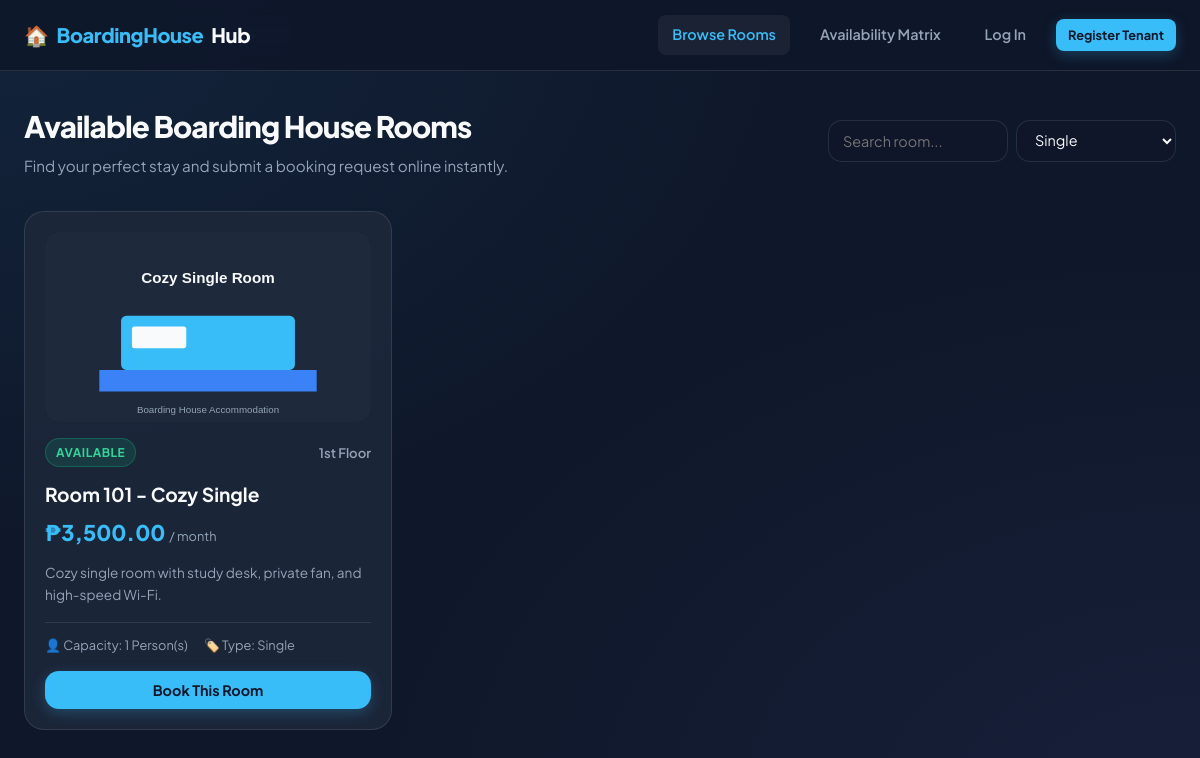
The page /index.php?type=Single on the database its author committed.
### tables this page shows
CREATE TABLE IF NOT EXISTS `rooms` (
    `id` INT AUTO_INCREMENT PRIMARY KEY,
    `name` VARCHAR(100) NOT NULL,
    `type` VARCHAR(50) NOT NULL,
    `price` DECIMAL(10,2) NOT NULL,
    `capacity` INT NOT NULL DEFAULT 1,
    `floor` VARCHAR(20) DEFAULT '1st Floor',
    `status` ENUM('Available', 'Occupied', 'Maintenance') DEFAULT 'Available',
    `image` VARCHAR(255) NULL,
    `description` TEXT,
    `created_at` TIMESTAMP DEFAULT CURRENT_TIMESTAMP
);

### config.php (called while the page is built, shortened)
<?php
function e($string)
{
    return htmlspecialchars($string ?? '', ENT_QUOTES, 'UTF-8');
}
function formatMoney($amount)
{
    return '₱' . number_format((float) $amount, 2);
}

### index.php (the view, shortened to what this page needs)
<?php
require_once __DIR__ . '/config.php';
$pdo = getDB();
$typeFilter = $_GET['type'] ?? '';
$searchQuery = trim($_GET['q'] ?? '');
$sql = "SELECT * FROM `rooms` WHERE 1=1";
$params = [];
if ($typeFilter !== '') {
    $sql .= " AND LOWER(`type`) = ?";
    $params[] = strtolower($typeFilter);
}
$sql .= " ORDER BY `id` DESC";
$stmt = $pdo->prepare($sql);
$stmt->execute($params);
$rooms = $stmt->fetchAll();
include __DIR__ . '/includes/header.php';
include __DIR__ . '/includes/navbar.php';
?>
<div class="container">
    <div class="page-header">
        <div>
            <h1 class="page-title">Available Boarding House Rooms</h1>
            <p class="page-subtitle">Find your perfect stay and submit a booking request online instantly.</p>
        </div>
        <div style="display: flex; gap: 12px; flex-wrap: wrap;">
            <form method="GET" style="display: flex; gap: 8px;">
                <input type="text" name="q" class="form-control" placeholder="Search room..." value="<?= e($searchQuery); ?>" style="width: 180px;">
                <select name="type" class="form-control" onchange="this.form.submit()" style="width: 160px;">
                    <option value="single" <?= strtolower($typeFilter) === 'single' ? 'selected' : ''; ?>>Single</option>
                </select>
            </form>
        </div>
    </div>
    <?php if (count($rooms) === 0): ?>
        <div class="form-card" style="text-align: center; padding: 48px; color: var(--text-muted);">
            <div style="font-size: 3rem; margin-bottom: 12px;">🔍</div>
            <h3>No Rooms Found</h3>
            <p style="margin-top: 8px;">No rooms match your filter criteria. Try searching for a different term.</p>
            <a href="index.php" class="btn btn-secondary" style="margin-top: 16px;">Clear Filters</a>
        </div>
    <?php else: ?>
        <div class="grid">
            <?php foreach ($rooms as $room): ?>
                <?php
                    $isAvailable = strtolower($room['status']) === 'available';
                    $defaultImage = 'images/single.svg';
                    $imagePath = !empty($room['image']) ? $room['image'] : $defaultImage;
                ?>
                <div class="card">
                    <div style="width: 100%; height: 190px; overflow: hidden; border-radius: var(--radius-md); margin-bottom: 16px; position: relative; background: #0f172a;">
                        <img src="<?= e($imagePath); ?>" alt="<?= e($room['name']); ?>" style="width:100%; height:100%; object-fit:cover; transition:transform 0.4s ease;" onerror="this.onerror=null; this.src='<?= $defaultImage; ?>';">
                    </div>
                    <div class="card-header">
                        <span class="badge badge-<?= strtolower($room['status']); ?>">
                            <?= e(ucfirst($room['status'])); ?>
                        </span>
                        <span style="font-size: 0.82rem; color: var(--text-muted); font-weight: 600;"><?= e($room['floor']); ?></span>
                    </div>
                    <h3 class="card-title"><?= e($room['name']); ?></h3>
                    <div class="card-price"><?= formatMoney($room['price']); ?> <span style="font-size:0.8rem; font-weight:normal; color:var(--text-muted);">/ month</span></div>
                    <p class="card-desc"><?= e($room['description']); ?></p>
                    <div class="card-meta">
                        <span>👤 Capacity: <?= e($room['capacity']); ?> Person(s)</span>
                        <span>🏷️ Type: <?= e(ucfirst($room['type'])); ?></span>
                    </div>
                    <?php if ($isAvailable): ?>
                        <button class="btn btn-primary" onclick="openBookingModal(<?= $room['id']; ?>, '<?= e(addslashes($room['name'])); ?>')">
                            Book This Room
                        </button>
                    <?php else: ?>
                        <button class="btn btn-secondary" disabled style="opacity: 0.5; cursor: not-allowed;">
                            <?= e(ucfirst($room['status'])); ?>
                        </button>
                    <?php endif; ?>
                </div>
            <?php endforeach; ?>
        </div>
    <?php endif; ?>
</div>
<?php include __DIR__ . '/includes/footer.php'; ?>

### css/style.css (style rules this page uses)
:root { --bg-main: #0f172a; --bg-card: rgba(30, 41, 59, 0.85); --bg-card-hover: rgba(51, 65, 85, 0.95); --border: rgba(255, 255, 255, 0.1); --border-hover: rgba(56, 189, 248, 0.4); --primary: #38bdf8; --primary-hover: #0284c7; --primary-glow: rgba(56, 189, 248, 0.25); --secondary: #334155; --secondary-hover: #475569; --accent: #818cf8; --success: #10b981; --success-bg: rgba(16, 185, 129, 0.15); --warning: #f59e0b; --warning-bg: rgba(245, 158, 11, 0.15); --danger: #ef4444; --danger-bg: rgba(239, 68, 68, 0.15); --text-main: #f8fafc; --text-muted: #94a3b8; --text-dark: #0f172a; --radius-sm: 8px; --radius-md: 14px; --radius-lg: 20px; --shadow-sm: 0 4px 6px -1px rgba(0, 0, 0, 0.2); --shadow-md: 0 10px 15px -3px rgba(0, 0, 0, 0.3); --shadow-lg: 0 20px 25px -5px rgba(0, 0, 0, 0.4); --transition: all 0.25s cubic-bezier(0.4, 0, 0.2, 1); }
* { margin: 0; padding: 0; box-sizing: border-box; font-family: 'Plus Jakarta Sans', -apple-system, BlinkMacSystemFont, sans-serif; }
body { background-color: var(--bg-main); background-image: radial-gradient(at 0% 0%, rgba(56, 189, 248, 0.08) 0px, transparent 50%), radial-gradient(at 100% 100%, rgba(129, 140, 248, 0.08) 0px, transparent 50%); color: var(--text-main); min-height: 100vh; line-height: 1.6; padding-bottom: 60px; }
.container { max-width: 1200px; margin: 32px auto; padding: 0 24px; }
.page-header { display: flex; align-items: center; justify-content: space-between; margin-bottom: 32px; flex-wrap: wrap; gap: 16px; }
.page-title { font-size: 1.85rem; font-weight: 800; letter-spacing: -0.03em; }
.page-subtitle { color: var(--text-muted); font-size: 0.95rem; margin-top: 4px; }
.btn { display: inline-flex; align-items: center; justify-content: center; gap: 8px; padding: 10px 20px; font-size: 0.9rem; font-weight: 700; border-radius: var(--radius-md); border: none; cursor: pointer; text-decoration: none; transition: var(--transition); outline: none; }
.btn-primary { background: var(--primary); color: var(--text-dark); box-shadow: 0 4px 14px var(--primary-glow); }
.grid { display: grid; grid-template-columns: repeat(auto-fill, minmax(320px, 1fr)); gap: 24px; }
.card { background: var(--bg-card); border: 1px solid var(--border); border-radius: var(--radius-lg); padding: 20px; transition: var(--transition); display: flex; flex-direction: column; justify-content: space-between; position: relative; overflow: hidden; }
.card-header { display: flex; align-items: center; justify-content: space-between; margin-bottom: 12px; }
.card-title { font-size: 1.2rem; font-weight: 700; margin-bottom: 6px; color: var(--text-main); }
.card-price { font-size: 1.35rem; font-weight: 800; color: var(--primary); margin-bottom: 12px; }
.card-desc { font-size: 0.85rem; color: var(--text-muted); margin-bottom: 16px; flex-grow: 1; }
.card-meta { display: flex; gap: 16px; font-size: 0.8rem; color: var(--text-muted); margin-bottom: 16px; padding-top: 12px; border-top: 1px solid var(--border); }
.badge { display: inline-flex; align-items: center; padding: 4px 10px; border-radius: 9999px; font-size: 0.75rem; font-weight: 700; text-transform: uppercase; letter-spacing: 0.04em; }
.badge-available { background: var(--success-bg); color: #34d399; border: 1px solid rgba(16, 185, 129, 0.3); }
.form-control { width: 100%; padding: 10px 14px; background: rgba(15, 23, 42, 0.6); border: 1px solid var(--border); border-radius: var(--radius-md); color: var(--text-main); font-size: 0.9rem; transition: var(--transition); outline: none; }
select.form-control option { background: #0f172a; color: #f8fafc; }

### rows shown on the page
rooms: image (picture), status "AVAILABLE", floor "1st Floor", name "Room 101 - Cozy Single", price "₱3,500.00", description "Cozy single room with study desk, private fan, and high-speed Wi-Fi.", capacity "1", type "Single"
